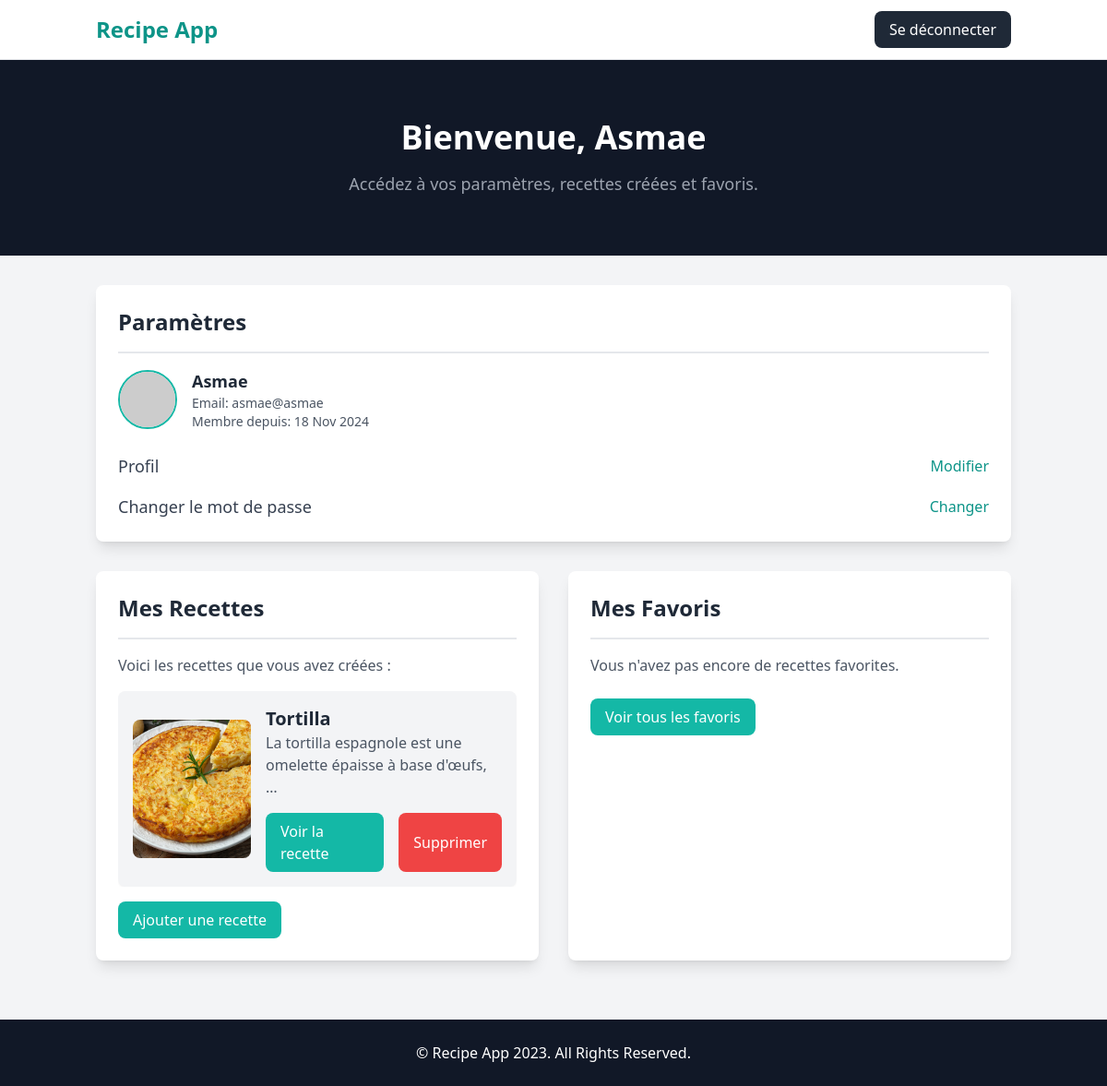
The app's page /user/profile/ (signed in) with its own data.
### recipes/models.py (models this page shows, shortened)
class Recipe(models.Model):
    title = models.CharField(max_length=200)
    description = models.TextField()
    user = models.ForeignKey(User, on_delete=models.SET_NULL, null=True, blank=True)
    image = models.ImageField(upload_to='recipes_photos/',default="https://dummyimage.com/450x300/dee2e6/6c757d.jpg")

### user/views.py (the view)
# urls.py: path('profile/',user.views.profile_view, name="profile"),
@login_required
def profile_view(request):
    recettes_user = Recipe.objects.filter(user=request.user)
    recettesfav = Favorites.objects.filter(user=request.user)
    return render(request, 'user/profile.html',{'recettes_user':recettes_user,'recettesfav':recettesfav})

### user/templates/user/profile.html (shortened to what this page needs)
<!DOCTYPE html>
<html lang="en">
<head>
    <script src="https://cdn.tailwindcss.com"></script>
</head>
<body class="font-sans antialiased bg-gray-100">
    <nav class="bg-white border-b border-gray-200">
        <div class="container mx-auto px-4 py-3 flex justify-between items-center">
            <a href="{% url 'recipes' %}" class="text-2xl font-semibold text-teal-600">Recipe App</a>
            <div class="flex items-center space-x-4">
                <a href="{% url 'logout' %}" class="bg-gray-800 text-white hover:bg-gray-900 px-4 py-2 rounded-lg">Se déconnecter</a>
            </div>
        </div>
    </nav>
    <header class="bg-gray-900 py-16">
        <div class="container mx-auto text-center text-white">
            <h1 class="text-4xl font-bold">Bienvenue, {{ user.username }}</h1>
            <p class="text-lg mt-4 text-gray-400">Accédez à vos paramètres, recettes créées et favoris.</p>
        </div>
    </header>
    <main class="container mx-auto px-4 py-8">
        <section class="bg-white p-6 rounded-lg shadow-lg mb-8">
            <h2 class="text-2xl font-semibold text-gray-800 mb-4">Paramètres</h2>
            <div class="border-t-2 border-gray-200 my-4"></div>
            <div class="flex items-center space-x-4 mb-6">
                <img class="w-16 h-16 rounded-full object-cover border-2 border-teal-500" src="https://dummyimage.com/64x64/dee2e6/6c757d.jpg" alt="Profile Picture">
                <div>
                    <p class="text-lg font-semibold text-gray-800">{{ user.username }}</p>
                    <p class="text-sm text-gray-600">Email: {{ user.email }}</p>
                    <p class="text-sm text-gray-600">Membre depuis: {{ user.date_joined|date:"d M Y" }}</p>
                </div>
            </div>
            <ul class="space-y-4">
                <li class="flex justify-between items-center">
                    <span class="text-lg text-gray-700">Profil</span>
                    <a href="{% url 'change_name' %}" class="text-teal-600 hover:underline">Modifier</a>
                </li>
                <li class="flex justify-between items-center">
                    <span class="text-lg text-gray-700">Changer le mot de passe</span>
                    <a href="{% url 'change_password' %}" class="text-teal-600 hover:underline">Changer</a>
                </li>
            </ul>
        </section>
        <section class="grid grid-cols-1 sm:grid-cols-2 gap-8 mb-8">
            <div class="bg-white p-6 rounded-lg shadow-lg">
                <h2 class="text-2xl font-semibold text-gray-800 mb-4">Mes Recettes</h2>
                <div class="border-t-2 border-gray-200 my-4"></div>
                {% if recettes_user %}
                    <p class="text-gray-600 mb-4">Voici les recettes que vous avez créées :</p>
                    <div class="space-y-4 mt-4" style="max-height: 400px; overflow-y: auto;">
                        {% for recette in recettes_user %}
                        <div class="flex items-center bg-gray-100 p-4 rounded-lg shadow-sm">
                            <div class="w-1/3">
                                <img src="../../../recipes_photos/{{ recette.image }}"
                                    class="w-full h-[150px] object-cover rounded-lg"
                                    onerror="this.onerror=null; this.src='https://dummyimage.com/450x300/dee2e6/6c757d.jpg';">
                            </div>
                            <div class="ml-4 w-2/3">
                                <h3 class="text-xl font-semibold text-gray-800">{{ recette.title }}</h3>
                                <p class="text-gray-600">{{ recette.description|truncatewords:10 }}</p>
                                <div class="mt-4 flex space-x-4">
                                    <a href="{% url 'recette_info' recette.id %}"
                                       class="px-4 py-2 bg-teal-500 text-white rounded-lg hover:bg-teal-600">
                                       Voir la recette
                                    </a>
                                    <button onclick="confirmDelete(event, '{{ recette.id }}')"
                                        class="px-4 py-2 bg-red-500 text-white rounded-lg hover:bg-red-600">
                                        Supprimer
                                    </button>
                                </div>
                            </div>
                        </div>
                        {% endfor %}
                    </div>
                {% else %}
                    <p class="text-gray-600">Vous n'avez pas encore créé de recettes.</p>
                {% endif %}
                <button class="bg-teal-500 text-white hover:bg-teal-600 px-4 py-2 rounded-lg mt-4">
                    <a href="{% url 'createrecipe' %}">Ajouter une recette</a>
                </button>
            </div>
            <div class="bg-white p-6 rounded-lg shadow-lg">
                <h2 class="text-2xl font-semibold text-gray-800 mb-4">Mes Favoris</h2>
                <div class="border-t-2 border-gray-200 my-4"></div>
                {% if recettesfav %}
                    <div class="space-y-4 mt-4" style="max-height: 400px; overflow-y: auto;">
                        {% for fav in recettesfav %}
                        <div class="flex items-center bg-gray-100 p-4 rounded-lg shadow-sm">
                            <div class="w-1/3">
                                <img src="../../../recipes_photos/{{ fav.recette.image }}"
                                    class="w-full h-[150px] object-cover rounded-lg"
                                    onerror="this.onerror=null; this.src='https://dummyimage.com/450x300/dee2e6/6c757d.jpg';">
                            </div>
                            <div class="ml-4 w-2/3 flex flex-col">
                                <h3 class="text-xl font-semibold text-gray-800">{{ fav.recette.title }}</h3>
                                <p class="text-gray-600">{{ fav.recette.description|truncatewords:10 }}</p>
                                <div class="mt-auto flex justify-between items-center">
                                    <a href="{% url 'recette_info' fav.recette.id %}"
                                       class="mt-4 px-4 py-2 bg-teal-500 text-white rounded-lg hover:bg-teal-600">
                                       Voir la recette
                                    </a>
                                </div>
                            </div>
                        </div>
                        {% endfor %}
                    </div>
                {% else %}
                    <p class="text-gray-600">Vous n'avez pas encore de recettes favorites.</p>
                {% endif %}
                <button class="mt-6 px-4 py-2 bg-teal-500 text-white rounded-lg hover:bg-teal-600">
                    <a href="{% url 'recettes_favorites' %}">Voir tous les favoris</a>
                </button>
            </div>
        </section>
    </main>
    <footer class="bg-gray-900 py-6">
        <div class="container mx-auto text-center text-white">
            <p>&copy; Recipe App 2023. All Rights Reserved.</p>
        </div>
    </footer>
</body>
</html>

### records on screen
Recipe: image (picture), title "Tortilla", description "La tortilla espagnole est une omelette épaisse à base d'œufs, …"

### other values on screen
{{ user.username }} "Asmae"
{{ user.email }} "asmae@asmae"
{{ user.date_joined|date:"d M Y" }} "18 Nov 2024"
